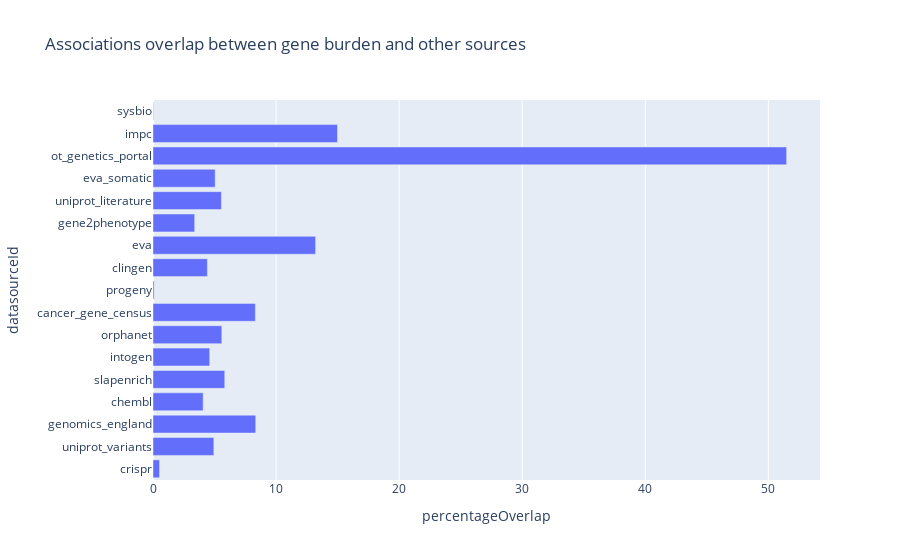

The notebook cell this image was saved under:
### Code cell
# Associations overlap between gene burden and other sources (all phenotypes)

fig6 = px.bar(
    indirect_overlap_between_sources.toPandas(),
    x='percentageOverlap', y='datasourceId', orientation='h',
    title='Associations overlap between gene burden and other sources',
)

fig6.show()

### Figure 1 — Plotly figure (JSON) as saved in the notebook; plotly's stock layout.template omitted (floating-point values rounded to 4 significant figures)
{"data": [{"alignmentgroup": "True", "hovertemplate": "percentageOverlap=%{x}<br>datasourceId=%{y}<extra></extra>", "legendgroup": "", "marker": {"color": "#636efa", "pattern": {"shape": ""}}, "name": "", "offsetgroup": "", "orientation": "h", "showlegend": false, "textposition": "auto", "type": "bar", "x": [0.5342, 4.944, 8.348, 4.075, 5.831, 4.609, 5.592, 8.32, 0.09093, 4.421, 13.21, 3.387, 5.558, 5.052, 51.49, 14.99, 0.0341], "xaxis": "x", "y": ["crispr", "uniprot_variants", "genomics_england", "chembl", "slapenrich", "intogen", "orphanet", "cancer_gene_census", "progeny", "clingen", "eva", "gene2phenotype", "uniprot_literature", "eva_somatic", "ot_genetics_portal", "impc", "sysbio"], "yaxis": "y"}], "layout": {"barmode": "relative", "legend": {"tracegroupgap": 0}, "title": {"text": "Associations overlap between gene burden and other sources"}, "xaxis": {"anchor": "y", "domain": [0, 1], "title": {"text": "percentageOverlap"}}, "yaxis": {"anchor": "x", "domain": [0, 1], "title": {"text": "datasourceId"}}}}
